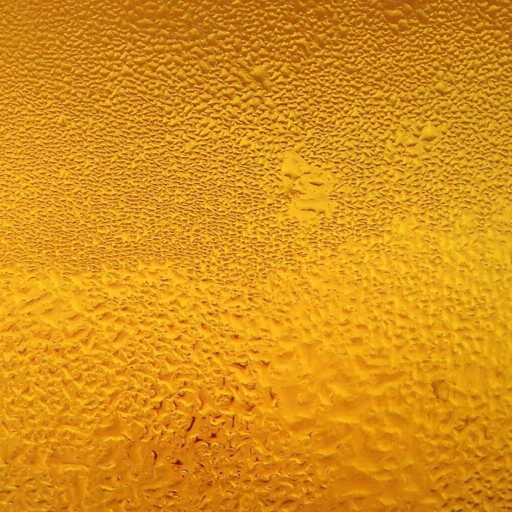
#> input picture kg/kg/pic/tex.jpg, 1024 x 1024 px (shown at 1/2 size)
$ python 4.py
#> lines starting #> are read from the running program, lines starting #| are printed output that depends on the picture
import numpy as np
from PIL import Image, ImageOps
import math

width=2000
height=2000
z_buffer = np.full((2000, 2000), np.inf)
texture = np.array(ImageOps.flip(Image.open("pic/tex.jpg")))
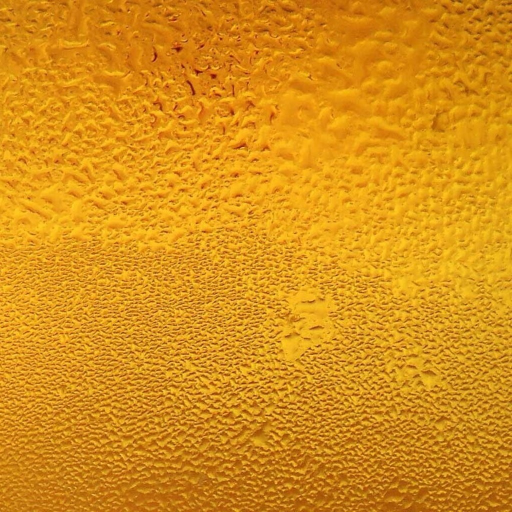
#> texture: shape (1024, 1024, 3) (shown at 1/2 size); mean R, G, B 215.8, 144, 24
#7
# [84 lines left out: functions barycentric_coordinates, triugol, norm, calculate_normal, cos, not called in this run]

#> (the run stopped early here; a loop or call above may not have finished)
